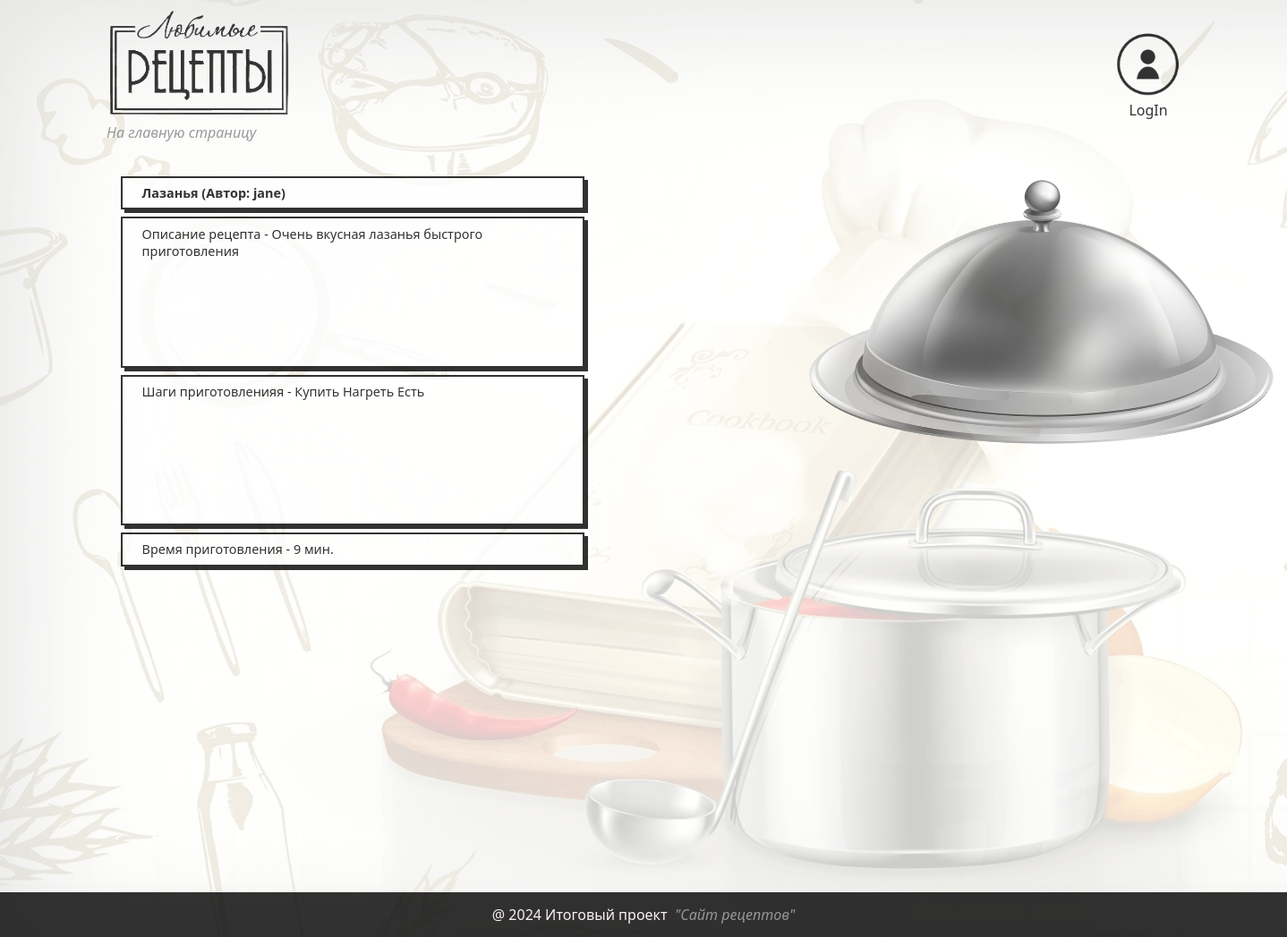
The page /recipe/5/ on the database its author committed.
### recipesapp/models.py (models this page shows, shortened)
class Recipe(models.Model):
    name = models.CharField(max_length=100, blank=False)
    description = models.TextField(blank=False)
    steps = models.TextField(blank=False)
    cooking_time = models.IntegerField(blank=False)
    image = models.ImageField(upload_to='recipes_photo/', blank=True)
    author = models.CharField(max_length=50)

### recipesapp/views.py (the view)
# urls.py: path('recipe/<int:pk>/', detail_recipe, name='detail_recipe'),
def detail_recipe(request, pk):
    recipe = get_object_or_404(Recipe, pk=pk)
    return render(request, 'recipesapp/detail_recipe.html',
                  {'recipe': recipe})

### recipesapp/templates/recipesapp/detail_recipe.html (shortened to what this page needs)
{% extends 'recipesapp/base.html' %}
{% load static %}
{% block main %}
    <section class="main_block">
        <div class="detail-recipe">
            <div>
                <h1 class ="field-forms">{{ recipe.name }} (Автор: {{ recipe.author }})</h1>
                <p class ="field-forms height2x">Описание рецепта - {{ recipe.description }}</p>
                <p class ="field-forms height2x">Шаги приготовленияя - {{ recipe.steps }}</p>
                <p class ="field-forms">Время приготовления - {{ recipe.cooking_time }} мин.</p>
                <div>
                    <img src="{% static 'img/default_img.png' %}" alt="img" height="120px" class="detail-image">
                </div>
            </div>
        </div>
    </section>
{% endblock %}

### static/css/stylesheet.css (style rules this page uses)
* { font-family: "Segoe UI", system-ui, sans-serif; margin: 0; padding: 0; }
body { background-color: white; opacity: 0.8; }
.main_block { height: 800px; max-width: 1200px; margin: auto; }
.field-forms { padding: 0.5em 1.5em; font-size: 0.9em; background-color: #fff; border: 2px solid #000; box-shadow: 4px 4px 0 #000; margin-right: 1rem; margin-top: 0.5rem; margin-left: 1rem; }
.detail-image { position: absolute; height: 300px; left: 900px; top: 200px; }
.detail-recipe { width: 550px; background-image: none; }
.height2x { min-height: 150px; }

### rows shown on the page
Recipe: name "Лазанья", author "jane", description "Очень вкусная лазанья быстрого приготовления", steps "Купить Нагреть Есть", cooking_time "9"
